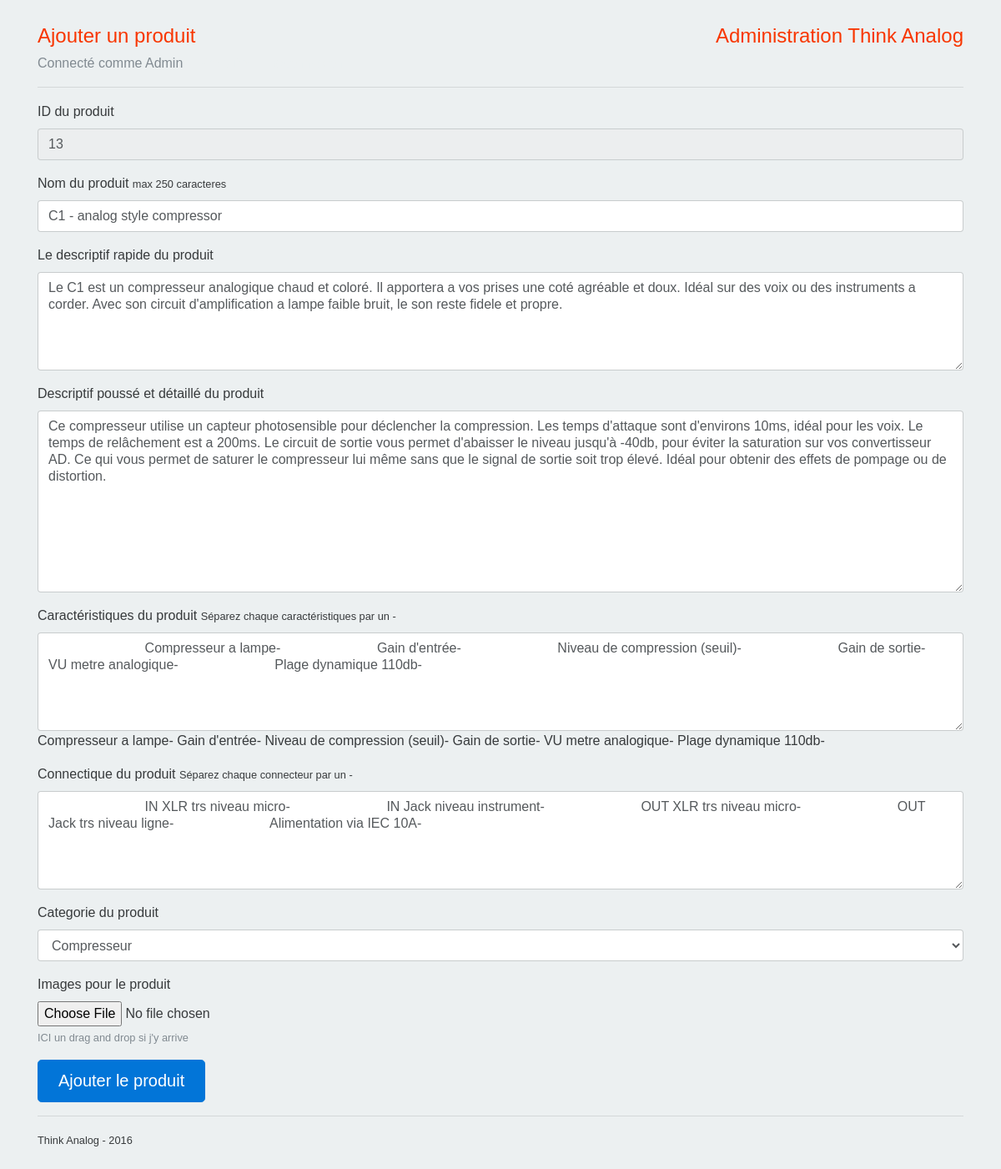
The app's page /admin/edit.php?id=13 (signed in) with its own data.
### tables this page shows
CREATE TABLE `products` (
  `id_product` int(11) NOT NULL,
  `name` varchar(255) NOT NULL,
  `header` longtext NOT NULL,
  `description` longtext NOT NULL
);

### includes/verifiyconn.php (called while the page is built, shortened)
<?php
  if ($_SESSION) {
    $userName = $_SESSION['userName'];
  } else {
    header('Location: login.php');
  }
?>

### admin/edit.php (the view, shortened to what this page needs)
<?php
  require_once '../includes/verifiyconn.php';
  if (!isset($_GET['id'])) {
    if ($_POST['productname']) {
      $productname        = htmlspecialchars($_POST['productname']);
      $productsmalldesc   = htmlspecialchars($_POST['productsmalldesc']);
      $productdescription = htmlspecialchars($_POST['productdescription']);
      $productfeature     = htmlspecialchars($_POST['productfeature']);
      $productconnect     = htmlspecialchars($_POST['productconnect']);
      $errors = array();
      if (strlen($productname) > 250) {
        $errors['productname'] = "Le nom du produit est trop long";
      }
      if ($productsmalldesc == "") {
        $errors['productsmalldesc'] = "Vous n'avez pas rentré de description d'accroche.";
      }
      if ($productdescription == "") {
        $errors['productdescription'] = "Vous n'avez pas rentré de description pour le produit.";
      }
      if ($productfeature == "") {
        $errors['productfeature'] = "Vous n'avez pas rentré de caractéristique pour le produit.";
      }
      if ($productconnect == "") {
        $errors['productconnect'] = "Vous n'avez pas rentré de connectique pour le produit.";
      }
      if (empty($errors)) {
        require_once '../includes/connectbd.php';
        if (!$req = $dbconn->prepare("INSERT INTO products (name, header, description) VALUES (?, ?, ?)")) {
          $errors['preparation'] = "Erreur de preparation de la requete";
        }
        if (!$req->bind_param("sss", $productname, $productsmalldesc, $productdescription)) {
          $errors['liage'] = "Erreur de liage des parametres";
        }
        if (!$req->execute()) {
          $errors['execution'] = "Erreur d'execution de la requete";
        }
        $lastID = $req->insert_id;
        $singlefeature = explode("-", $productfeature);
        foreach ($singlefeature as $key) {
          if (!$req = $dbconn->prepare("INSERT INTO features (feature, idx_product) VALUES (?, ?)")) {
            $errors['preparation'] = "Erreur de preparation de la requete";
          }
          if (!$req->bind_param("ss", $key, $lastID)) {
            $errors['liage'] = "Erreur de liage des parametres";
          }
          if (!$req->execute()) {
            $errors['execution'] = "Erreur d'execution de la requete";
          }
        }
        $singleconnector = explode("-", $productconnect);
        foreach ($singleconnector as $key) {
          if (!$req = $dbconn->prepare("INSERT INTO connectors (connector, idx_product) VALUES (?, ?)")) {
            $errors['preparation'] = "Erreur de preparation de la requete";
          }
          if (!$req->bind_param("ss", $key, $lastID)) {
            $errors['liage'] = "Erreur de liage des parametres";
          }
          if (!$req->execute()) {
            $errors['execution'] = "Erreur d'execution de la requete";
          }
        }
        $_SESSION['flash'] = "Le produit a bien eté créé";
        header('Location: admin.php');
      }
    }
  } else {
    $productID = $_GET['id'];
    require_once "../includes/connectbd.php";
    if (!$req = $dbconn->prepare("
                                  SELECT products.id_product, products.name, products.header, products.description, images.title, images.src, categorys.category, features.feature, connectors.connector
                                  FROM products
                                  INNER JOIN images ON products.id_product=images.idx_product
                                  INNER JOIN categorys ON products.id_product=categorys.idx_product
                                  INNER JOIN features ON products.id_product=features.idx_product
                                  INNER JOIN connectors ON products.id_product=connectors.idx_product
                                  WHERE products.id_product=?
                                  ")) {
      $errors['preparation'] = "Erreur de preparation de la requete";
    }
    if (!$req->bind_param("i", $productID)) {
      echo "Erreur de liage des parametres";
    }
    if (!$req->execute()) {
      $errors['execution'] = "Erreur d'execution de la requete";
    }
    $res = $req->get_result();
    $row = $res->fetch_all();
    foreach ($row as $key) {
      $filtredfeature[$key[7]] = 1;
    }
    foreach ($row as $key) {
      $filtredconnectors[$key[8]] = 1;
    }
  }
  require "../includes/header.php";
?>
<div class="container">
  <div class="row a-first-row">
    <div class="col-sm-6">
      <h4>Ajouter un produit</h4>
    </div>
    <div class="col-sm-6">
      <h4 class="text-xs-right">Administration Think Analog</h4>
    </div>
  </div>
  <div class="row">
    <div class="col-sm-12">
      <nav class="nav nav-inline">
        <a class="nav-link disabled" href="#">Connecté comme <?= $userName ?></a>
        <a class="nav-link active" href="admin.php">Produits</a>
        <a class="nav-link" href="disconnect.php">Deconnexion</a>
      </nav>
      <hr>
    </div>
  </div>
  <div class="row">
    <div class="col-sm-12">
    </div>
  </div>
  <div class="row">
    <div class="col-sm-12">
      <form action="newproduct.php" method="post">
        <div class="form-group">
          <label for="productname">ID du produit</label>
          <input type="text" class="form-control" id="productname" name="productname" aria-describedby="emailHelp" value="<?= $row[0][0] ?>" disabled>
        </div>
        <div class="form-group">
          <label for="productname">Nom du produit <small>max 250 caracteres</small></label>
          <input type="text" class="form-control" id="productname" name="productname" aria-describedby="emailHelp" value="<?= $row[0][1] ?>" placeholder="Entrez le nom du produit">
        </div>
        <div class="form-group">
          <label for="productsmalldesc">Le descriptif rapide du produit</label>
          <textarea class="form-control" id="productsmalldesc" name="productsmalldesc" rows="5"><?= $row[0][2] ?></textarea>
        </div>
        <div class="form-group">
          <label for="productdescription">Descriptif poussé et détaillé du produit</label>
          <textarea class="form-control" id="productdescription" name="productdescription" rows="10"><?= $row[0][3] ?></textarea>
        </div>
        <div class="form-group">
          <label for="productfeature">Caractéristiques du produit <small>Séparez chaque caractéristiques par un -</small></label>
          <textarea class="form-control" id="productfeature" name="productfeature" rows="5">
            <?php foreach ($filtredfeature as $key => $values): ?>
              <?php echo $key . "-" ?>
            <?php endforeach; ?>
          </textarea>
          <?php foreach ($filtredfeature as $key => $values): ?>
              <?php echo $key . "-" ?>
            <?php endforeach; ?>
        </div>
        <div class="form-group">
          <label for="productconnect">Connectique du produit <small>Séparez chaque connecteur par un -</small></label>
          <textarea class="form-control" id="productconnect" name="productconnect" rows="5">
            <?php foreach ($filtredconnectors as $key => $values): ?>
              <?php echo htmlspecialchars($key) . "-" ?>
            <?php endforeach; ?>
          </textarea>
        </div>
        <div class="form-group">
          <label for="productcategory">Categorie du produit</label>
          <select class="form-control" name="productcategory" id="productcategory">
            <option value="Compresseur">Compresseur</option>
          </select>
        </div>
        <div class="form-group">
          <label for="exampleInputFile">Images pour le produit</label>
          <input type="file" class="form-control-file" id="exampleInputFile" aria-describedby="fileHelp">
          <small id="fileHelp" class="form-text text-muted">ICI un drag and drop si j'y arrive</small>
        </div>
        <button type="submit" class="btn btn-primary btn-lg">Ajouter le produit</button>
      </form>
    </div>
  </div>
</div>
<?php require "../includes/footerempty.php"; ?>

### css/app.css (style rules this page uses)
body { height: 100%; font-family: "HelveticaNeueLTSd Md", "Helvetica", "Arial", sans-serif; background-color: #ecf0f1; }
a { text-decoration: none; color: #ecf0f1; transition-duration: 0.3s; }
h4 { color: #f83600 !important; }
.a-bgcolor { background: #ecf0f1; }
.a-first-row { margin-top: 30px; }

### records on screen
products: productname "13", productname "C1 - analog style compressor", productsmalldesc "Le C1 est un compresseur analogique chaud et coloré. Il apportera a vos prises une coté agréable et doux. Idéal sur des voix ou des instruments a corder. Avec son circuit d'amplification a lampe faible bruit, le son reste fidele et propre.", productdescription "Ce compresseur utilise un capteur photosensible pour déclencher la compression. Les temps d'attaque sont d'environs 10ms, idéal pour les voix. Le temps de relâchement est a 200ms. Le circuit de sortie vous permet d'abaisser le niveau jusqu'à -40db, pour éviter la saturation sur vos convertisseur AD. Ce qui vous permet de saturer le compresseur lui même sans que le signal de sortie soit trop élevé. Idéal pour obtenir des effets de pompage ou de distortion."

### other values on screen
$userName "Admin"
$key "Compresseur a lampe"
$key "Gain d'entrée"
$key "Niveau de compression (seuil)"
$key "Gain de sortie"
$key "VU metre analogique"
$key "Plage dynamique 110db"
